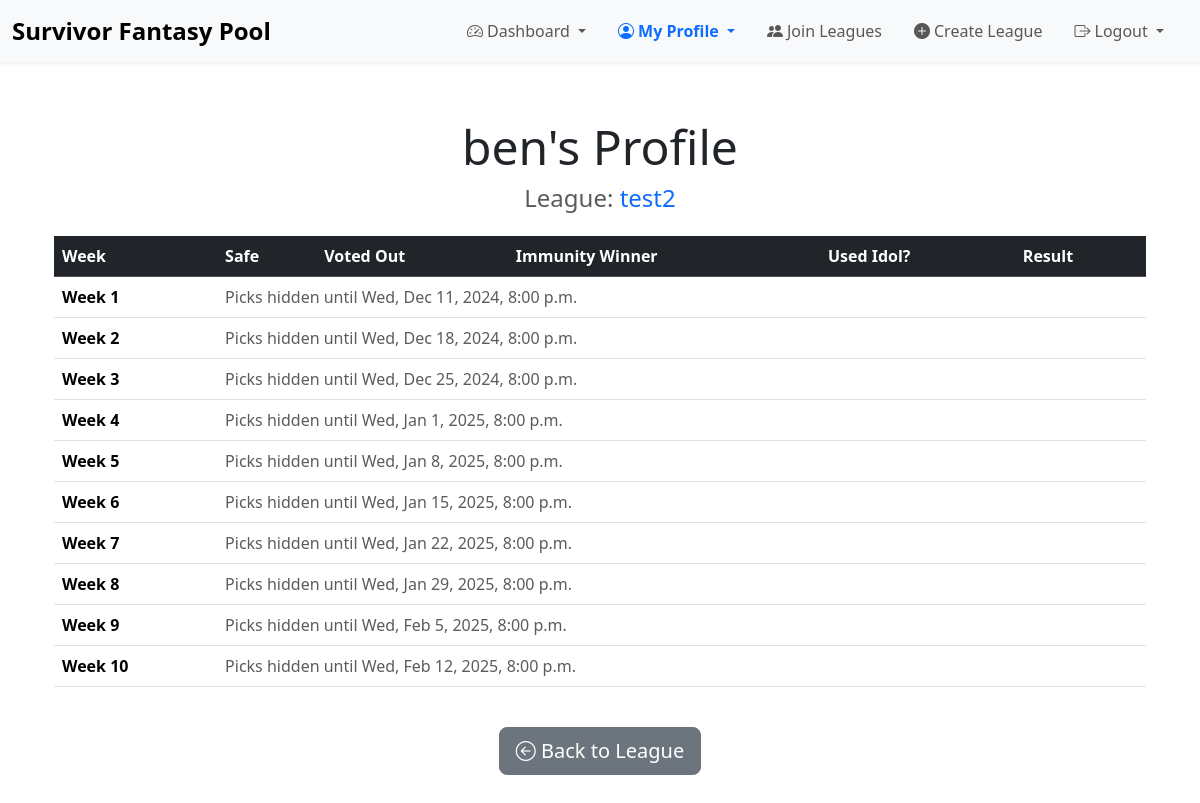
Page /league/2/user/1/ (signed in) on the committed database.
### poolapp/models.py (models this page shows, shortened)
class League(models.Model):
    name = models.CharField(max_length=100, unique=True)
    members = models.ManyToManyField(User, related_name='leagues', blank=True)
    creator = models.ForeignKey(User, on_delete=models.CASCADE, related_name='created_leagues')

class Week(models.Model):
    league = models.ForeignKey(League, on_delete=models.CASCADE, related_name='weeks')
    number = models.PositiveIntegerField()
    start_date = models.DateField(blank=True, null=True)
    lock_time = models.DateTimeField(blank=True, null=True)
    class Meta:
        ordering = ['-number']

### poolapp/views.py (the view)
# urls.py: path('league/<int:league_id>/user/<int:user_id>/', views.user_profile, name='user_profile'),
@login_required
def user_profile(request, league_id, user_id):
    league = get_object_or_404(League, id=league_id)
    user = get_object_or_404(User, id=user_id)
    weeks = Week.objects.filter(league=league).order_by('number')
    picks = Pick.objects.filter(user_profile__user=user, week__league=league).order_by('week__number')
    if user not in league.members.all():
        messages.error(request, "User is not a member of this league.")
        logger.warning(f"Attempt to access profile of user {user.username} who is not in league {league.id}.")
        return redirect('poolapp:league_detail', league_id=league.id)
    profile = get_object_or_404(UserProfile, user=user, league=league)
    current_time = timezone.now()
    user_stats = []
    for week in weeks:
        pick = picks.filter(week=week).first()
        result = None
        try:
            result = WeekResult.objects.get(week=week)
        except WeekResult.DoesNotExist:
            result = None  # No result for this week
        if pick:
            if result and result.voted_out_contestant:
                is_correct = pick.safe_pick != result.voted_out_contestant
                result_status = 'Safe' if is_correct else 'Fucked'
            else:
                result_status = 'Pending'
            user_stats.append({
                'week': week.number,
                'safe_pick': pick.safe_pick.name if pick.safe_pick else None,
                'voted_out_pick': pick.voted_out_pick.name if pick.voted_out_pick else None,
                'imty_challenge_winner_pick': pick.imty_challenge_winner_pick.name if pick.imty_challenge_winner_pick else None,
                'used_idol': pick.used_immunity_idol,
                'result': result_status,
                'lock_time': week.lock_time,
            })
        else:
            user_stats.append({
                'week': week.number,
                'safe_pick': None,
                'voted_out_pick': None,
                'imty_challenge_winner_pick': None,
                'used_idol': None,
                'result': 'No Pick',
                'lock_time': week.lock_time,
            })
    context = {
        'league': league,
        'user': user,
        'user_stats': user_stats,
        'current_time': current_time,
    }
    return render(request, 'user_profile.html', context)

### poolapp/context_processor.py (called while the page is built)
def user_leagues(request):
    if request.user.is_authenticated:
        leagues = request.user.leagues.all()  # Adjust based on your User-League relationship
    else:
        leagues = []
    return {
        'user_leagues': leagues
    }

### poolapp/templates/user_profile.html (shortened to what this page needs)
{% extends 'base.html' %}
{% block content %}
<div class="container my-5">
    <div class="text-center mb-4">
        <h2 class="display-5">{{ user.username }}'s Profile</h2>
        <h4 class="text-muted">League: <span class="text-primary">{{ league.name }}</span></h4>
    </div>
    <div class="table-responsive">
        <table class="table table-hover align-middle">
            <thead class="table-dark">
                <tr>
                    <th scope="col">Week</th>
                    <th scope="col">Safe</th>
                    <th scope="col">Voted Out</th>
                    <th scope="col">Immunity Winner</th>
                    <th scope="col">Used Idol?</th>
                    <th scope="col">Result</th>
                </tr>
            </thead>
            <tbody>
                {% for stat in user_stats %}
                    <tr>
                        <td><strong>Week {{ stat.week }}</strong></td>
                        {% if request.user == user or stat.current_time >= stat.lock_time %}
                            <td>{{ stat.safe_pick|default:"-" }}</td>
                            <td>{{ stat.voted_out_pick|default:"-" }}</td>
                            <td>{{ stat.imty_challenge_winner_pick|default:"-" }}</td>
                            <td class="{% if stat.used_idol %}text-success{% else %}text-danger{% endif %}">
                                {{ stat.used_idol|yesno:"Yes,No" }}
                            </td>
                            <td>{{ stat.result|default:"-" }}</td>
                        {% else %}
                            <td colspan="5" class="text-muted">
                                Picks hidden until {{ stat.lock_time|date:"D, M j, Y, g:i a" }}
                            </td>
                        {% endif %}
                    </tr>
                {% empty %}
                    <tr>
                        <td colspan="6" class="text-center text-muted">No data available for this user.</td>
                    </tr>
                {% endfor %}
            </tbody>
        </table>
    </div>
    <div class="text-center mt-4">
        <a href="{% url 'poolapp:league_detail' league_id=league.id %}" class="btn btn-secondary btn-lg">
            <i class="bi bi-arrow-left-circle"></i> Back to League
        </a>
    </div>
</div>
{% endblock %}

### static/poolapp/css/styles.css (style rules this page uses)
.table { table-layout: auto; }
.table th, .table td { white-space: normal; text-overflow: unset; overflow: visible; word-wrap: break-word; word-break: break-word; }
.table-responsive { width: 100%; overflow-x: auto; -webkit-overflow-scrolling: touch; }
.table th, .table td { white-space: nowrap; text-overflow: ellipsis; overflow: hidden; }

### poolapp/templates/base.html (style rules this page uses)
body { padding-top: 70px; }

### rows in the picture
League: name "test2"
Week: lock_time "Wed, Dec 11, 2024, 8:00 p.m."
Week: lock_time "Wed, Dec 18, 2024, 8:00 p.m."
Week: lock_time "Wed, Dec 25, 2024, 8:00 p.m."
Week: lock_time "Wed, Jan 1, 2025, 8:00 p.m."
Week: lock_time "Wed, Jan 8, 2025, 8:00 p.m."
Week: lock_time "Wed, Jan 15, 2025, 8:00 p.m."
Week: lock_time "Wed, Jan 22, 2025, 8:00 p.m."
Week: lock_time "Wed, Jan 29, 2025, 8:00 p.m."
Week: lock_time "Wed, Feb 5, 2025, 8:00 p.m."
Week: lock_time "Wed, Feb 12, 2025, 8:00 p.m."

### other values in the picture
{{ user.username }} "ben"
{{ stat.week }} "1" "2" "3" "4" "5" "6" "7" "8" "9" "10"
